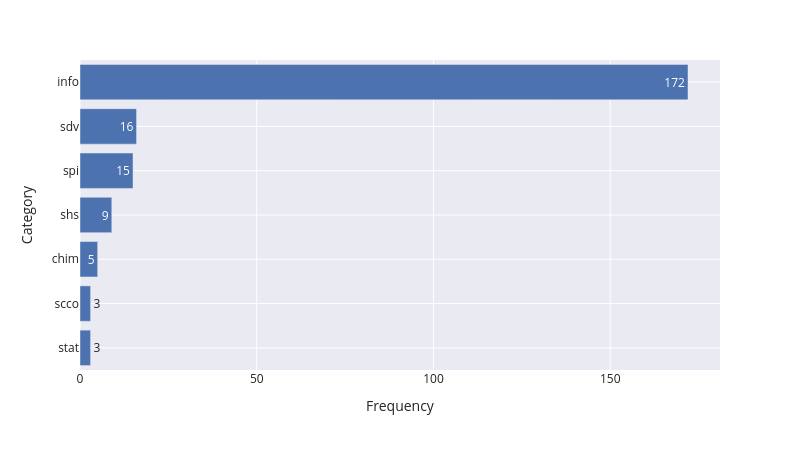

Source (notebook cell):
### Code cell
fig = px.bar(
    data_frame = categories.sort_values(ascending=True).reset_index(),
    y = "index",
    x = "count",
    text = "count",
    width=800,
    height=450
)
fig.update_layout(xaxis_title="Frequency",yaxis_title="Category")
save_fig(fig, 'top_10_most_frequent_categories.svg')
show(fig)

### Figure 1 — Plotly figure (JSON) as saved in the notebook; plotly's stock layout.template omitted (floating-point values rounded to 4 significant figures)
{"data": [{"hovertemplate": "count=%{text}<br>index=%{y}<extra></extra>", "legendgroup": "", "marker": {"color": "rgb(76,114,176)", "pattern": {"shape": ""}}, "name": "", "orientation": "h", "showlegend": false, "text": [3.0, 3.0, 5.0, 9.0, 15.0, 16.0, 172.0], "textposition": "auto", "type": "bar", "x": [3, 3, 5, 9, 15, 16, 172], "xaxis": "x", "y": ["stat", "scco", "chim", "shs", "spi", "sdv", "info"], "yaxis": "y"}], "layout": {"barmode": "relative", "font": {"size": 12}, "height": 450, "legend": {"tracegroupgap": 0}, "margin": {"t": 60}, "width": 800, "xaxis": {"anchor": "y", "domain": [0, 1], "title": {"text": "Frequency"}}, "yaxis": {"anchor": "x", "domain": [0, 1], "title": {"text": "Category"}}}}
